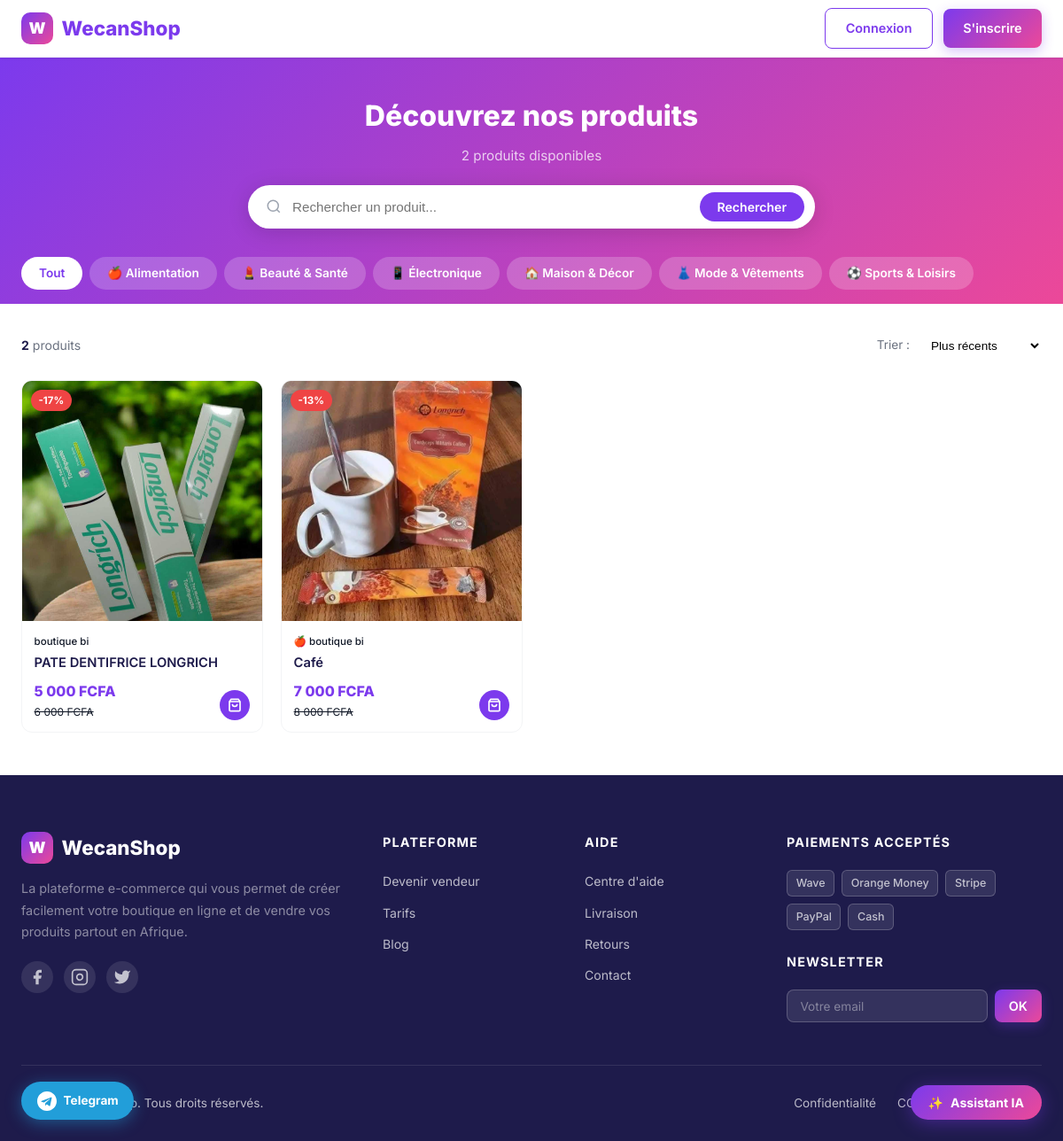
The page /shop.php on the database its author committed.
### tables this page shows
CREATE TABLE `categories` (
  `id` int(11) NOT NULL,
  `name` varchar(100) NOT NULL,
  `slug` varchar(100) NOT NULL,
  `icon` varchar(10) DEFAULT '?️'
);

CREATE TABLE `products` (
  `id` int(11) NOT NULL,
  `store_id` int(11) NOT NULL,
  `category_id` int(11) DEFAULT NULL,
  `name` varchar(200) NOT NULL,
  `slug` varchar(200) NOT NULL,
  `description` text DEFAULT NULL,
  `patient_problems` text DEFAULT NULL,
  `advantages` text DEFAULT NULL,
  `posologie` text DEFAULT NULL,
  `problems_image` varchar(255) DEFAULT NULL,
  `advantages_image` varchar(255) DEFAULT NULL,
  `posologie_image` varchar(255) DEFAULT NULL,
  `price` decimal(10,2) NOT NULL,
  `delivery_fee` decimal(10,2) DEFAULT 0.00,
  `original_price` decimal(10,2) DEFAULT NULL,
  `stock` int(11) DEFAULT 0,
  `image` varchar(255) DEFAULT NULL,
  `status` enum('active','inactive') DEFAULT 'active',
  `views` int(11) DEFAULT 0,
  `created_at` timestamp NOT NULL DEFAULT current_timestamp(),
  `problems_image_width` tinyint(4) DEFAULT 100,
  `advantages_image_width` tinyint(4) DEFAULT 100,
  `posologie_image_width` tinyint(4) DEFAULT 100
);

CREATE TABLE `stores` (
  `id` int(11) NOT NULL,
  `user_id` int(11) NOT NULL,
  `name` varchar(100) NOT NULL,
  `slug` varchar(100) NOT NULL,
  `description` text DEFAULT NULL,
  `logo` varchar(255) DEFAULT NULL,
  `banner` varchar(255) DEFAULT NULL,
  `status` enum('active','inactive') DEFAULT 'active',
  `created_at` timestamp NOT NULL DEFAULT current_timestamp(),
  `subscription_status` enum('trial','active','expired') DEFAULT 'trial',
  `subscription_end_date` date DEFAULT NULL,
  `facebook_pixel_id` varchar(30) DEFAULT NULL
);

### includes/functions.php (called while the page is built, shortened)
<?php
function formatPrice(float $price): string {
    return number_format($price, 0, ',', ' ') . ' FCFA';
}
function escape(string $str): string {
    return htmlspecialchars($str, ENT_QUOTES, 'UTF-8');
}
function getProductImageUrl(?string $image): string {
    if ($image && file_exists(__DIR__ . '/../uploads/products/' . $image)) {
        return SITE_URL . '/uploads/products/' . $image;
    }
    return 'https://placehold.co/400x400/7C3AED/ffffff?text=WecanShop';
}

### shop.php (the view, shortened to what this page needs)
<?php
require_once __DIR__ . '/includes/header.php';
$search      = trim($_GET['search'] ?? '');
$categorySlug = $_GET['category'] ?? '';
$sort        = $_GET['sort'] ?? 'newest';
$page        = max(1, (int)($_GET['page'] ?? 1));
$perPage     = 16;
$offset      = ($page - 1) * $perPage;
$categories = $pdo->query("SELECT * FROM categories ORDER BY name")->fetchAll();
$where  = ["p.status = 'active'"];
$params = [];
$sellerStore = null;
$whereClause = implode(' AND ', $where);
$orderBy = match($sort) {
    'price_asc'  => 'p.price ASC',
    'price_desc' => 'p.price DESC',
    'popular'    => 'p.views DESC',
    default      => 'p.created_at DESC',
};
$countStmt = $pdo->prepare("SELECT COUNT(*) FROM products p JOIN stores s ON p.store_id = s.id LEFT JOIN categories c ON p.category_id = c.id WHERE $whereClause");
$countStmt->execute($params);
$totalProducts = (int)$countStmt->fetchColumn();
$stmt = $pdo->prepare("SELECT p.*, s.name as store_name, c.name as category_name, c.icon as category_icon FROM products p JOIN stores s ON p.store_id = s.id LEFT JOIN categories c ON p.category_id = c.id WHERE $whereClause ORDER BY $orderBy LIMIT $perPage OFFSET $offset");
$stmt->execute($params);
$products = $stmt->fetchAll();
$activeCategory = null;
?>
<div style="background:var(--gradient);padding:2.5rem 0 0">
    <div class="container">
        <div style="max-width:640px;margin:0 auto;text-align:center;padding-bottom:2rem">
            <h1 style="color:white;font-size:2rem;font-weight:800;margin-bottom:.5rem">
                <?php if ($sellerStore): ?>
                    🏪 <?= escape($sellerStore['name']) ?>
                <?php elseif ($activeCategory): ?>
                    <?= escape($activeCategory['icon'].' '.$activeCategory['name']) ?>
                <?php else: ?>
                    Découvrez nos produits
                <?php endif; ?>
            </h1>
            <p style="color:rgba(255,255,255,.75);margin-bottom:1.25rem;font-size:.95rem">
                <?= $totalProducts ?> produit<?= $totalProducts > 1 ? 's' : '' ?> disponible<?= $totalProducts > 1 ? 's' : '' ?>
            </p>
            <div style="background:white;border-radius:50px;display:flex;align-items:center;padding:.5rem .75rem .5rem 1.25rem;box-shadow:0 4px 24px rgba(0,0,0,.15)">
                <svg width="18" height="18" fill="none" stroke="#9CA3AF" stroke-width="2" viewBox="0 0 24 24" style="flex-shrink:0"><circle cx="11" cy="11" r="8"/><path d="M21 21l-4.35-4.35"/></svg>
                <input type="text" id="searchInput" placeholder="Rechercher un produit..."
                       value="<?= escape($search) ?>"
                       oninput="liveSearch(this.value)"
                       style="flex:1;border:none;outline:none;padding:.4rem .75rem;font-size:.95rem;background:transparent">
                <button onclick="liveSearch(document.getElementById('searchInput').value)"
                        style="background:var(--primary);color:white;border:none;border-radius:40px;padding:.5rem 1.25rem;font-size:.88rem;font-weight:600;cursor:pointer;white-space:nowrap">
                    Rechercher
                </button>
            </div>
        </div>
        <div style="display:flex;gap:.5rem;overflow-x:auto;padding-bottom:1rem;scrollbar-width:none">
            <a href="<?= SITE_URL ?>/shop.php<?= $sort !== 'newest' ? '?sort='.$sort : '' ?>"
               style="flex-shrink:0;padding:.5rem 1.25rem;border-radius:50px;font-size:.85rem;font-weight:600;text-decoration:none;transition:all .2s;
                      background:<?= !$categorySlug ? 'white' : 'rgba(255,255,255,.2)' ?>;
                      color:<?= !$categorySlug ? 'var(--primary)' : 'white' ?>">
                Tout
            </a>
            <?php foreach ($categories as $cat): ?>
            <a href="<?= SITE_URL ?>/shop.php?category=<?= $cat['slug'] ?><?= $sort !== 'newest' ? '&sort='.$sort : '' ?>"
               style="flex-shrink:0;padding:.5rem 1.25rem;border-radius:50px;font-size:.85rem;font-weight:600;text-decoration:none;transition:all .2s;white-space:nowrap;
                      background:<?= $categorySlug === $cat['slug'] ? 'white' : 'rgba(255,255,255,.2)' ?>;
                      color:<?= $categorySlug === $cat['slug'] ? 'var(--primary)' : 'white' ?>">
                <?= $cat['icon'] ?> <?= escape($cat['name']) ?>
            </a>
            <?php endforeach; ?>
        </div>
    </div>
</div>
<div class="container" style="padding-top:2rem;padding-bottom:3rem">
    <div style="display:flex;align-items:center;justify-content:space-between;margin-bottom:1.5rem;flex-wrap:wrap;gap:.75rem">
        <div style="font-size:.88rem;color:var(--gray-500)">
            <strong style="color:var(--dark)"><?= $totalProducts ?></strong> produit<?= $totalProducts > 1 ? 's' : '' ?>
        </div>
        <div style="display:flex;align-items:center;gap:.5rem">
            <span style="font-size:.85rem;color:var(--gray-500)">Trier :</span>
            <select onchange="filterBySort(this.value)"
                    style="border:1.5px solid var(--gray-200);border-radius:var(--radius-sm);padding:.4rem .75rem;font-size:.85rem;background:white;cursor:pointer;outline:none">
                <option value="newest"    <?= $sort === 'newest'     ? 'selected' : '' ?>>Plus récents</option>
            </select>
        </div>
    </div>
    <?php if (empty($products)): ?>
    <div style="text-align:center;padding:5rem 1rem">
        <div style="font-size:4rem;margin-bottom:1rem">🛍️</div>
        <h2 style="font-size:1.4rem;font-weight:700;color:var(--dark);margin-bottom:.5rem">
            <?= $search ? 'Aucun résultat trouvé' : 'Aucun produit pour le moment' ?>
        </h2>
        <p style="color:var(--gray-500);margin-bottom:1.5rem;font-size:.95rem">
            <?= $search
                ? "Aucun produit ne correspond à \"".escape($search)."\". Essayez un autre mot-clé."
                : "Cette catégorie ne contient pas encore de produits. Revenez bientôt !" ?>
        </p>
        <a href="<?= SITE_URL ?>/shop.php" class="btn btn-primary">Voir tous les produits</a>
    </div>
    <?php else: ?>
    <div style="display:grid;grid-template-columns:repeat(auto-fill,minmax(220px,1fr));gap:1.25rem">
        <?php foreach ($products as $p):
            $discount = $p['original_price'] ? round((1 - $p['price'] / $p['original_price']) * 100) : 0;
        ?>
        <a href="<?= SITE_URL ?>/product.php?id=<?= $p['id'] ?>" class="shop-product-card">
            <div class="shop-product-img">
                <img src="<?= getProductImageUrl($p['image']) ?>" alt="<?= escape($p['name']) ?>" loading="lazy">
                <?php if ($discount > 0): ?>
                <span class="shop-badge">-<?= $discount ?>%</span>
                <?php endif; ?>
            </div>
            <div class="shop-product-body">
                <div class="shop-product-store">
                    <?= escape($p['category_icon'] ?? '') ?> <?= escape($p['store_name']) ?>
                </div>
                <div class="shop-product-name"><?= escape($p['name']) ?></div>
                <div class="shop-product-footer">
                    <div>
                        <div class="shop-product-price"><?= formatPrice($p['price']) ?></div>
                        <?php if ($p['original_price']): ?>
                        <div class="shop-product-original"><?= formatPrice($p['original_price']) ?></div>
                        <?php endif; ?>
                    </div>
                    <?php if ($p['stock'] > 0): ?>
                    <button class="shop-cart-btn" onclick="event.preventDefault();addToCart(<?= $p['id'] ?>,1,this)" title="Ajouter au panier">
                        <svg width="16" height="16" fill="none" stroke="currentColor" stroke-width="2.5" viewBox="0 0 24 24"><path d="M6 2L3 6v14a2 2 0 002 2h14a2 2 0 002-2V6l-3-4z"/><line x1="3" y1="6" x2="21" y2="6"/><path d="M16 10a4 4 0 01-8 0"/></svg>
                    </button>
                    <?php endif; ?>
                </div>
            </div>
        </a>
        <?php endforeach; ?>
    </div>
    <?php endif; ?>
</div>
<div id="aiWidget">
    <button id="aiToggleBtn" onclick="toggleAiChat()" title="Assistant IA">
        <span id="aiBtnIcon">✨</span>
        <span id="aiBtnLabel">Assistant IA</span>
    </button>
</div>
<?php require_once __DIR__ . '/includes/footer.php'; ?>

### rows shown on the page
categories: icon "🍎", name "Alimentation"
categories: icon "💄", name "Beauté & Santé"
categories: icon "📱", name "Électronique"
categories: icon "🏠", name "Maison & Décor"
categories: icon "👗", name "Mode & Vêtements"
categories: icon "⚽", name "Sports & Loisirs"
products: image (picture), discount "17", store.name "boutique bi", name "PATE DENTIFRICE LONGRICH", price "5 000 FCFA", original_price "6 000 FCFA"
products: image (picture), discount "13", category.icon "🍎", store.name "boutique bi", name "Café", price "7 000 FCFA", original_price "8 000 FCFA"

### other values the page prints
$navBrandLetter "W"
$navBrandName "WecanShop"
$totalProducts "2"
